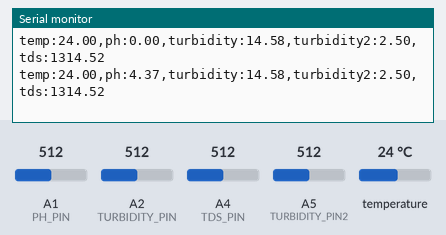
This sketch was run on a simulated Arduino Uno, built with avr-gcc and run on an emulated ATmega328P. Parts: the last lines printed to the serial monitor. Inputs (shaded band) come from the test bench; at power-on: temperature 24 °C, A1 (PH_PIN) = 512, A2 (TURBIDITY_PIN) = 512, A4 (TDS_PIN) = 512, A5 (TURBIDITY_PIN2) = 512.

Above: at 3.3 s.
3.4 s: temperature set to 12 °C
At 5.2 s:
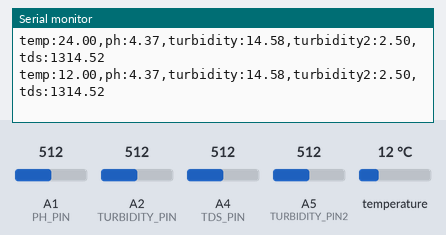
5.9 s: A1 (PH_PIN) set to 716
At 6.6 s:
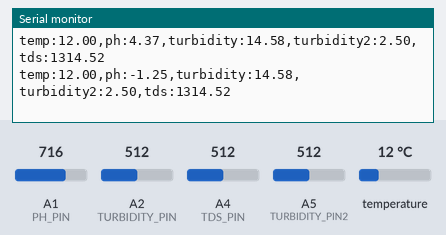
8.4 s: A2 (TURBIDITY_PIN) set to 716
At 10.5 s:
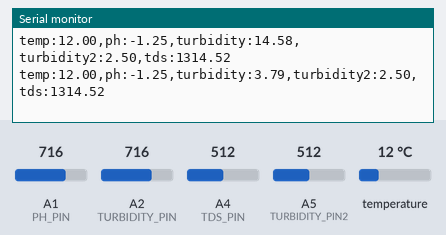
10.9 s: A4 (TDS_PIN) set to 716
At 11.9 s:
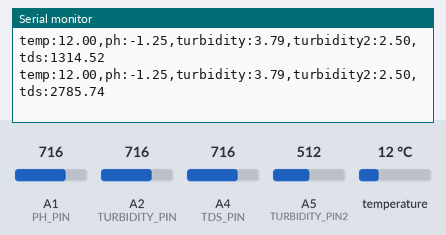
13.4 s: A5 (TURBIDITY_PIN2) set to 716
At 15.7 s:
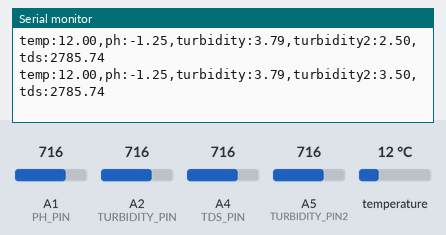
15.9 s: temperature set to 19 °C
At 17.1 s:
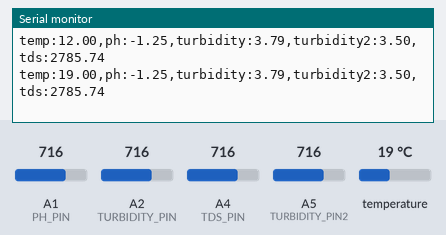
Timing chart, 0 to 18.9 s (numbered marks = the images above; inputs shaded):
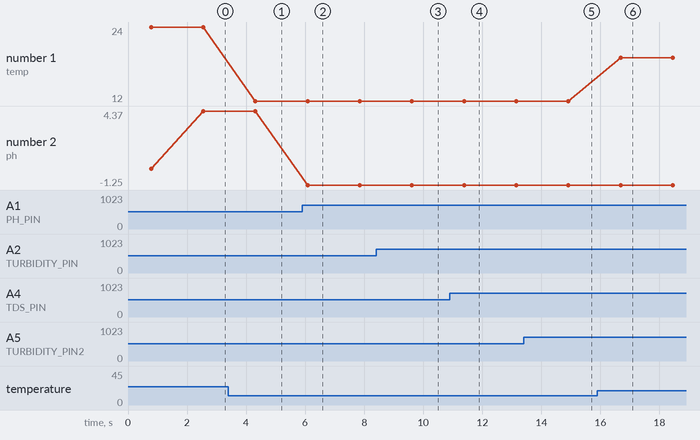

Measured:
- after the input at 3.4 s, the serial monitor: prints a new line after 0.91 s (image 1)
- after the input at 5.9 s, the serial monitor: prints a new line after 0.18 s (image 2)
- after the input at 8.4 s, the serial monitor: prints a new line after 1.2 s (image 3)
- after the input at 10.9 s, the serial monitor: prints a new line after 0.48 s (image 4)
- after the input at 13.4 s, the serial monitor: prints a new line after 1.5 s (image 5)
- after the input at 15.9 s, the serial monitor: prints a new line after 0.78 s (image 6)
- plotted number 1: 24 → 12 after the input at 3.4 s, 12 → 19 after the input at 15.9 s
- plotted number 2: 4.37 → -1.25 after the input at 5.9 s

The sketch:

iot-system.ino
```cpp
// Library imports
#include <OneWire.h>
#include <DallasTemperature.h>
#include "DFRobot_PH.h"
#include <EEPROM.h>

// Pins and functionality initialization
#define ONE_WIRE_BUS 13
#define PH_PIN A1
#define TURBIDITY_PIN A2
#define TDS_PIN A4

#define TURBIDITY_PIN2 A5

OneWire oneWire(ONE_WIRE_BUS);
DallasTemperature sensors(&oneWire);
DFRobot_PH ph;

float tempValue, phValue, turbidityValue, turbidityValue2, tdsValue, phVoltage, turbidityVoltage, turbidityVoltage2, tdsVoltage;

// Program initialization
void setup() {
  Serial.begin(9600);
  sensors.begin();
  ph.begin();
  // ph.calibration(2.6,25); // for calibration only
}

// Main program loop
void loop() {
  // Temp sensor reading
  sensors.requestTemperatures();
  tempValue = sensors.getTempCByIndex(0);

  // pH sensor reading
  static unsigned long timepoint = millis();
  if(millis()-timepoint>1000U){
      timepoint = millis();
      phVoltage = analogRead(PH_PIN) / 1024.0 * 5000;
      phValue = ph.readPH(phVoltage, tempValue) + 3;
  }
  ph.calibration(phVoltage,tempValue);

  // TDS sensor reading
  int tdsRaw = analogRead(TDS_PIN);
  tdsVoltage = tdsRaw * (5.0 / 1024.0); // in volts
  tdsValue = (133.42 * tdsVoltage * tdsVoltage * tdsVoltage
              - 255.86 * tdsVoltage * tdsVoltage
              + 857.39 * tdsVoltage) * 0.5;

  // Turbidity Sensor reading
  int turbidityRaw = analogRead(TURBIDITY_PIN);
  turbidityVoltage = turbidityRaw * (5.0 / 1024.0);
  turbidityValue = -10.83 * turbidityVoltage + 41.65;
  if (turbidityValue < 0) turbidityValue = 0;

  // Turbidity Sensor
  int turbidityRaw2 = analogRead(TURBIDITY_PIN2);
  turbidityVoltage2 = turbidityRaw2 * (5.0 / 1024.0);
  turbidityValue2 = turbidityVoltage2;
  if (turbidityValue2 < 0) turbidityValue2 = 0;

  // Print stringified JSON results fot python program access
  Serial.print("temp:");
  Serial.print(tempValue);
  Serial.print(",ph:");
  Serial.print(phValue, 2);
  Serial.print(",turbidity:");
  Serial.print(turbidityValue, 2);
  Serial.print(",turbidity2:");
  Serial.print(turbidityValue2, 2);
  Serial.print(",tds:");
  Serial.println(tdsValue, 2);

  // Program loop delay
  delay(1000);
}
```
